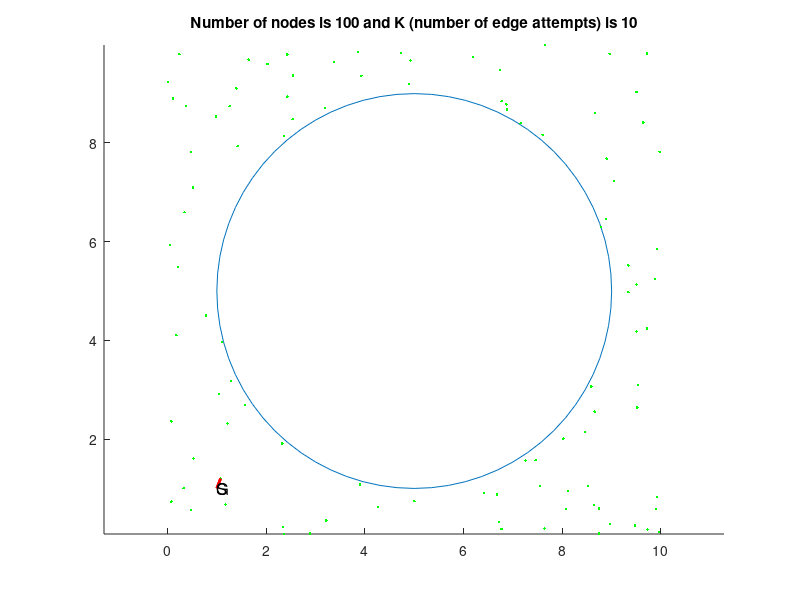

MATLAB code for this plot:
% Automatically generated by solvePlanningProblem using
% #nodes=100
% #edges per node10
% step size for collision check 0.1
% xMin=0
% xMax=10
% yMin=0
% yMax=10
% worldModel="SingleCircleWorld"
% problem spec file "problem1.txt"

clf
hold on
plot(5 + 4*cos((0:5:360)/180*pi),5 + 4*sin((0:5:360)/180*pi))
plot(8.5853,3.06592,'.g')
plot(8.95757,9.80697,'.g')
plot(2.42988,8.93819,'.g')
plot(7.6003,8.16523,'.g')
plot(8.90092,7.68251,'.g')
plot(9.90008,0.577144,'.g')
plot(0.0544968,5.92782,'.g')
plot(8.88418,6.46181,'.g')
plot(2.53516,8.4802,'.g')
plot(8.66714,8.6109,'.g')
plot(3.89903,1.07677,'.g')
plot(0.0767973,0.731627,'.g')
plot(8.78243,6.30151,'.g')
plot(9.50372,9.03491,'.g')
plot(9.71823,4.23845,'.g')
plot(9.97369,7.8207,'.g')
plot(2.54593,9.36317,'.g')
plot(6.724,0.321983,'.g')
plot(1.56736,2.69411,'.g')
plot(9.96431,0.120379,'.g')
plot(3.21475,0.349628,'.g')
plot(6.19026,9.74787,'.g')
plot(2.42755,9.79319,'.g')
plot(1.42071,7.93705,'.g')
plot(8.02118,2.01046,'.g')
plot(9.72512,0.169516,'.g')
plot(9.05261,7.23147,'.g')
plot(9.33986,4.97642,'.g')
plot(2.35379,0.0765002,'.g')
plot(4.73611,9.81795,'.g')
plot(0.215118,5.49263,'.g')
plot(1.64572,9.68806,'.g')
plot(7.2554,1.56468,'.g')
plot(7.55287,1.04834,'.g')
plot(9.51881,2.63784,'.g')
plot(3.92868,9.35901,'.g')
plot(2.88452,0.0889821,'.g')
plot(4.89732,9.18943,'.g')
plot(6.7727,8.84461,'.g')
plot(1.39401,9.10511,'.g')
plot(9.50105,4.1816,'.g')
plot(0.0774889,2.35668,'.g')
plot(8.74282,0.590464,'.g')
plot(5.00272,0.740785,'.g')
plot(0.368224,8.74728,'.g')
plot(4.92174,9.67201,'.g')
plot(8.64644,0.662023,'.g')
plot(0.344892,6.59546,'.g')
plot(9.91943,5.8524,'.g')
plot(1.25952,8.74596,'.g')
plot(8.73982,0.0899555,'.g')
plot(6.76743,0.179753,'.g')
plot(1.10751,3.96601,'.g')
plot(6.74299,9.47663,'.g')
plot(7.15407,8.40171,'.g')
plot(7.4577,1.57208,'.g')
plot(2.02532,9.60004,'.g')
plot(9.88131,5.24224,'.g')
plot(0.47781,0.558373,'.g')
plot(0.779705,4.50634,'.g')
plot(8.07941,0.586249,'.g')
plot(1.0426,2.90737,'.g')
plot(6.88098,8.68153,'.g')
plot(0.527257,1.60358,'.g')
plot(9.9227,0.821842,'.g')
plot(7.64919,9.98518,'.g')
plot(0.984027,8.53349,'.g')
plot(2.32474,1.90852,'.g')
plot(9.63934,8.41675,'.g')
plot(0.242149,9.79897,'.g')
plot(1.21927,2.31655,'.g')
plot(9.52717,3.09722,'.g')
plot(0.327304,1.00281,'.g')
plot(2.35665,8.14043,'.g')
plot(0.472292,7.81605,'.g')
plot(9.3387,5.51905,'.g')
plot(8.65666,2.55813,'.g')
plot(6.41524,0.903058,'.g')
plot(6.67346,0.874395,'.g')
plot(9.46928,0.252597,'.g')
plot(1.17277,0.673178,'.g')
plot(3.19443,8.71069,'.g')
plot(0.516279,7.09787,'.g')
plot(3.86029,9.84318,'.g')
plot(4.27207,0.621371,'.g')
plot(3.38012,9.63994,'.g')
plot(8.46267,2.14701,'.g')
plot(2.34249,0.21473,'.g')
plot(8.96771,0.277739,'.g')
plot(1.28477,3.18249,'.g')
plot(8.12108,0.952303,'.g')
plot(8.51913,1.05272,'.g')
plot(7.63671,0.186834,'.g')
plot(0.112388,8.90353,'.g')
plot(0.181716,4.10646,'.g')
plot(9.50408,5.13298,'.g')
plot(0.0166143,9.23734,'.g')
plot(9.71439,9.81522,'.g')
plot(6.86611,8.78212,'.g')
plot(1.07522,1.19955,'.g')
if 0
  plot([2.42988,8.95757] ,[8.93819, 9.80697], 'k')
  plot([7.6003,8.95757] ,[8.16523, 9.80697], 'k')
  plot([8.90092,7.6003] ,[7.68251, 8.16523], 'k')
  plot([8.90092,8.95757] ,[7.68251, 9.80697], 'k')
  plot([9.90008,8.90092] ,[0.577144, 7.68251], 'k')
  plot([9.90008,8.95757] ,[0.577144, 9.80697], 'k')
  plot([0.0544968,2.42988] ,[5.92782, 8.93819], 'k')
  plot([8.88418,8.90092] ,[6.46181, 7.68251], 'k')
  plot([8.88418,8.95757] ,[6.46181, 9.80697], 'k')
  plot([8.88418,9.90008] ,[6.46181, 0.577144], 'k')
  plot([2.53516,2.42988] ,[8.4802, 8.93819], 'k')
  plot([2.53516,0.0544968] ,[8.4802, 5.92782], 'k')
  plot([8.66714,8.90092] ,[8.6109, 7.68251], 'k')
  plot([8.66714,7.6003] ,[8.6109, 8.16523], 'k')
  plot([8.66714,8.95757] ,[8.6109, 9.80697], 'k')
  plot([8.66714,8.88418] ,[8.6109, 6.46181], 'k')
  plot([8.66714,9.90008] ,[8.6109, 0.577144], 'k')
  plot([3.89903,9.90008] ,[1.07677, 0.577144], 'k')
  plot([0.0767973,3.89903] ,[0.731627, 1.07677], 'k')
  plot([0.0767973,0.0544968] ,[0.731627, 5.92782], 'k')
  plot([0.0767973,9.90008] ,[0.731627, 0.577144], 'k')
  plot([8.78243,8.88418] ,[6.30151, 6.46181], 'k')
  plot([8.78243,8.90092] ,[6.30151, 7.68251], 'k')
  plot([8.78243,8.66714] ,[6.30151, 8.6109], 'k')
  plot([8.78243,8.95757] ,[6.30151, 9.80697], 'k')
  plot([9.50372,8.66714] ,[9.03491, 8.6109], 'k')
  plot([9.50372,8.95757] ,[9.03491, 9.80697], 'k')
  plot([9.50372,8.90092] ,[9.03491, 7.68251], 'k')
  plot([9.50372,7.6003] ,[9.03491, 8.16523], 'k')
  plot([9.50372,8.88418] ,[9.03491, 6.46181], 'k')
  plot([9.50372,9.90008] ,[9.03491, 0.577144], 'k')
  plot([9.71823,8.5853] ,[4.23845, 3.06592], 'k')
  plot([9.71823,8.88418] ,[4.23845, 6.46181], 'k')
  plot([9.71823,8.90092] ,[4.23845, 7.68251], 'k')
  plot([9.71823,9.90008] ,[4.23845, 0.577144], 'k')
  plot([9.71823,8.66714] ,[4.23845, 8.6109], 'k')
  plot([9.71823,9.50372] ,[4.23845, 9.03491], 'k')
  plot([9.71823,8.95757] ,[4.23845, 9.80697], 'k')
  plot([9.97369,8.90092] ,[7.8207, 7.68251], 'k')
  plot([9.97369,9.50372] ,[7.8207, 9.03491], 'k')
  plot([9.97369,8.66714] ,[7.8207, 8.6109], 'k')
  plot([9.97369,8.88418] ,[7.8207, 6.46181], 'k')
  plot([9.97369,8.95757] ,[7.8207, 9.80697], 'k')
  plot([9.97369,7.6003] ,[7.8207, 8.16523], 'k')
  plot([9.97369,9.71823] ,[7.8207, 4.23845], 'k')
  plot([9.97369,9.90008] ,[7.8207, 0.577144], 'k')
  plot([2.54593,2.42988] ,[9.36317, 8.93819], 'k')
  plot([2.54593,2.53516] ,[9.36317, 8.4802], 'k')
  plot([2.54593,0.0544968] ,[9.36317, 5.92782], 'k')
  plot([2.54593,8.66714] ,[9.36317, 8.6109], 'k')
  plot([2.54593,8.95757] ,[9.36317, 9.80697], 'k')
  plot([2.54593,9.50372] ,[9.36317, 9.03491], 'k')
  plot([6.724,3.89903] ,[0.321983, 1.07677], 'k')
  plot([6.724,9.90008] ,[0.321983, 0.577144], 'k')
  plot([6.724,8.5853] ,[0.321983, 3.06592], 'k')
  plot([6.724,9.71823] ,[0.321983, 4.23845], 'k')
  plot([6.724,0.0767973] ,[0.321983, 0.731627], 'k')
  plot([1.56736,0.0767973] ,[2.69411, 0.731627], 'k')
  plot([1.56736,0.0544968] ,[2.69411, 5.92782], 'k')
  plot([9.96431,9.90008] ,[0.120379, 0.577144], 'k')
  plot([9.96431,6.724] ,[0.120379, 0.321983], 'k')
  plot([9.96431,9.71823] ,[0.120379, 4.23845], 'k')
  plot([9.96431,3.89903] ,[0.120379, 1.07677], 'k')
  plot([9.96431,8.88418] ,[0.120379, 6.46181], 'k')
  plot([9.96431,8.90092] ,[0.120379, 7.68251], 'k')
  plot([9.96431,9.97369] ,[0.120379, 7.8207], 'k')
  plot([3.21475,1.56736] ,[0.349628, 2.69411], 'k')
  plot([3.21475,0.0767973] ,[0.349628, 0.731627], 'k')
  plot([3.21475,6.724] ,[0.349628, 0.321983], 'k')
  plot([3.21475,9.90008] ,[0.349628, 0.577144], 'k')
  plot([3.21475,9.96431] ,[0.349628, 0.120379], 'k')
  plot([6.19026,7.6003] ,[9.74787, 8.16523], 'k')
  plot([6.19026,8.66714] ,[9.74787, 8.6109], 'k')
  plot([6.19026,8.95757] ,[9.74787, 9.80697], 'k')
  plot([6.19026,9.50372] ,[9.74787, 9.03491], 'k')
  plot([6.19026,8.90092] ,[9.74787, 7.68251], 'k')
  plot([6.19026,2.54593] ,[9.74787, 9.36317], 'k')
  plot([6.19026,2.42988] ,[9.74787, 8.93819], 'k')
  plot([6.19026,2.53516] ,[9.74787, 8.4802], 'k')
  plot([6.19026,9.97369] ,[9.74787, 7.8207], 'k')
  plot([2.42755,2.54593] ,[9.79319, 9.36317], 'k')
  plot([2.42755,2.42988] ,[9.79319, 8.93819], 'k')
  plot([2.42755,2.53516] ,[9.79319, 8.4802], 'k')
  plot([2.42755,6.19026] ,[9.79319, 9.74787], 'k')
  plot([2.42755,0.0544968] ,[9.79319, 5.92782], 'k')
  plot([2.42755,8.66714] ,[9.79319, 8.6109], 'k')
  plot([2.42755,8.95757] ,[9.79319, 9.80697], 'k')
  plot([2.42755,9.50372] ,[9.79319, 9.03491], 'k')
  plot([1.42071,2.53516] ,[7.93705, 8.4802], 'k')
  plot([1.42071,2.42988] ,[7.93705, 8.93819], 'k')
  plot([1.42071,2.54593] ,[7.93705, 9.36317], 'k')
  plot([1.42071,2.42755] ,[7.93705, 9.79319], 'k')
  plot([1.42071,0.0544968] ,[7.93705, 5.92782], 'k')
  plot([1.42071,6.19026] ,[7.93705, 9.74787], 'k')
  plot([8.02118,8.5853] ,[2.01046, 3.06592], 'k')
  plot([8.02118,6.724] ,[2.01046, 0.321983], 'k')
  plot([8.02118,9.90008] ,[2.01046, 0.577144], 'k')
  plot([8.02118,9.96431] ,[2.01046, 0.120379], 'k')
  plot([8.02118,9.71823] ,[2.01046, 4.23845], 'k')
  plot([9.72512,9.96431] ,[0.169516, 0.120379], 'k')
  plot([9.72512,9.90008] ,[0.169516, 0.577144], 'k')
  plot([9.72512,8.02118] ,[0.169516, 2.01046], 'k')
  plot([9.72512,6.724] ,[0.169516, 0.321983], 'k')
  plot([9.72512,9.71823] ,[0.169516, 4.23845], 'k')
  plot([9.72512,3.89903] ,[0.169516, 1.07677], 'k')
  plot([9.72512,8.88418] ,[0.169516, 6.46181], 'k')
  plot([9.72512,3.21475] ,[0.169516, 0.349628], 'k')
  plot([9.05261,8.90092] ,[7.23147, 7.68251], 'k')
  plot([9.05261,8.88418] ,[7.23147, 6.46181], 'k')
  plot([9.05261,9.97369] ,[7.23147, 7.8207], 'k')
  plot([9.05261,8.66714] ,[7.23147, 8.6109], 'k')
  plot([9.05261,7.6003] ,[7.23147, 8.16523], 'k')
  plot([9.05261,9.50372] ,[7.23147, 9.03491], 'k')
  plot([9.05261,8.95757] ,[7.23147, 9.80697], 'k')
  plot([9.05261,9.71823] ,[7.23147, 4.23845], 'k')
  plot([9.05261,6.19026] ,[7.23147, 9.74787], 'k')
  plot([9.33986,9.71823] ,[4.97642, 4.23845], 'k')
  plot([9.33986,8.88418] ,[4.97642, 6.46181], 'k')
  plot([9.33986,8.5853] ,[4.97642, 3.06592], 'k')
  plot([9.33986,9.05261] ,[4.97642, 7.23147], 'k')
  plot([9.33986,8.90092] ,[4.97642, 7.68251], 'k')
  plot([9.33986,9.97369] ,[4.97642, 7.8207], 'k')
  plot([9.33986,8.66714] ,[4.97642, 8.6109], 'k')
  plot([2.35379,3.21475] ,[0.0765002, 0.349628], 'k')
  plot([2.35379,3.89903] ,[0.0765002, 1.07677], 'k')
  plot([2.35379,0.0767973] ,[0.0765002, 0.731627], 'k')
  plot([2.35379,1.56736] ,[0.0765002, 2.69411], 'k')
  plot([2.35379,6.724] ,[0.0765002, 0.321983], 'k')
  plot([2.35379,0.0544968] ,[0.0765002, 5.92782], 'k')
  plot([2.35379,9.72512] ,[0.0765002, 0.169516], 'k')
  plot([2.35379,9.90008] ,[0.0765002, 0.577144], 'k')
  plot([4.73611,6.19026] ,[9.81795, 9.74787], 'k')
  plot([4.73611,2.54593] ,[9.81795, 9.36317], 'k')
  plot([4.73611,2.42755] ,[9.81795, 9.79319], 'k')
  plot([4.73611,2.42988] ,[9.81795, 8.93819], 'k')
  plot([4.73611,2.53516] ,[9.81795, 8.4802], 'k')
  plot([4.73611,7.6003] ,[9.81795, 8.16523], 'k')
  plot([4.73611,1.42071] ,[9.81795, 7.93705], 'k')
  plot([4.73611,8.66714] ,[9.81795, 8.6109], 'k')
  plot([4.73611,8.95757] ,[9.81795, 9.80697], 'k')
  plot([4.73611,8.90092] ,[9.81795, 7.68251], 'k')
  plot([0.215118,0.0544968] ,[5.49263, 5.92782], 'k')
  plot([0.215118,1.42071] ,[5.49263, 7.93705], 'k')
  plot([0.215118,1.56736] ,[5.49263, 2.69411], 'k')
  plot([0.215118,2.53516] ,[5.49263, 8.4802], 'k')
  plot([0.215118,2.42988] ,[5.49263, 8.93819], 'k')
  plot([0.215118,2.54593] ,[5.49263, 9.36317], 'k')
  plot([0.215118,0.0767973] ,[5.49263, 0.731627], 'k')
  plot([0.215118,2.42755] ,[5.49263, 9.79319], 'k')
  plot([0.215118,2.35379] ,[5.49263, 0.0765002], 'k')
  plot([1.64572,2.42755] ,[9.68806, 9.79319], 'k')
  plot([1.64572,2.54593] ,[9.68806, 9.36317], 'k')
  plot([1.64572,2.42988] ,[9.68806, 8.93819], 'k')
  plot([1.64572,2.53516] ,[9.68806, 8.4802], 'k')
  plot([1.64572,1.42071] ,[9.68806, 7.93705], 'k')
  plot([1.64572,4.73611] ,[9.68806, 9.81795], 'k')
  plot([1.64572,0.0544968] ,[9.68806, 5.92782], 'k')
  plot([1.64572,0.215118] ,[9.68806, 5.49263], 'k')
  plot([1.64572,6.19026] ,[9.68806, 9.74787], 'k')
  plot([7.2554,8.02118] ,[1.56468, 2.01046], 'k')
  plot([7.2554,6.724] ,[1.56468, 0.321983], 'k')
  plot([7.2554,9.90008] ,[1.56468, 0.577144], 'k')
  plot([7.2554,9.72512] ,[1.56468, 0.169516], 'k')
  plot([7.2554,9.96431] ,[1.56468, 0.120379], 'k')
  plot([7.55287,7.2554] ,[1.04834, 1.56468], 'k')
  plot([7.55287,8.02118] ,[1.04834, 2.01046], 'k')
  plot([7.55287,6.724] ,[1.04834, 0.321983], 'k')
  plot([7.55287,8.5853] ,[1.04834, 3.06592], 'k')
  plot([7.55287,9.72512] ,[1.04834, 0.169516], 'k')
  plot([7.55287,9.90008] ,[1.04834, 0.577144], 'k')
  plot([7.55287,9.96431] ,[1.04834, 0.120379], 'k')
  plot([7.55287,9.71823] ,[1.04834, 4.23845], 'k')
  plot([9.51881,9.71823] ,[2.63784, 4.23845], 'k')
  plot([9.51881,8.02118] ,[2.63784, 2.01046], 'k')
  plot([9.51881,9.90008] ,[2.63784, 0.577144], 'k')
  plot([9.51881,9.33986] ,[2.63784, 4.97642], 'k')
  plot([9.51881,9.72512] ,[2.63784, 0.169516], 'k')
  plot([9.51881,7.2554] ,[2.63784, 1.56468], 'k')
  plot([9.51881,7.55287] ,[2.63784, 1.04834], 'k')
  plot([9.51881,9.96431] ,[2.63784, 0.120379], 'k')
  plot([9.51881,6.724] ,[2.63784, 0.321983], 'k')
  plot([3.92868,4.73611] ,[9.35901, 9.81795], 'k')
  plot([3.92868,2.54593] ,[9.35901, 9.36317], 'k')
  plot([3.92868,2.42988] ,[9.35901, 8.93819], 'k')
  plot([3.92868,2.42755] ,[9.35901, 9.79319], 'k')
  plot([3.92868,2.53516] ,[9.35901, 8.4802], 'k')
  plot([3.92868,6.19026] ,[9.35901, 9.74787], 'k')
  plot([3.92868,1.64572] ,[9.35901, 9.68806], 'k')
  plot([3.92868,1.42071] ,[9.35901, 7.93705], 'k')
  plot([3.92868,8.66714] ,[9.35901, 8.6109], 'k')
  plot([2.88452,3.21475] ,[0.0889821, 0.349628], 'k')
  plot([2.88452,2.35379] ,[0.0889821, 0.0765002], 'k')
  plot([2.88452,0.0767973] ,[0.0889821, 0.731627], 'k')
  plot([2.88452,1.56736] ,[0.0889821, 2.69411], 'k')
  plot([2.88452,6.724] ,[0.0889821, 0.321983], 'k')
  plot([2.88452,7.55287] ,[0.0889821, 1.04834], 'k')
  plot([2.88452,0.215118] ,[0.0889821, 5.49263], 'k')
  plot([4.89732,4.73611] ,[9.18943, 9.81795], 'k')
  plot([4.89732,3.92868] ,[9.18943, 9.35901], 'k')
  plot([4.89732,6.19026] ,[9.18943, 9.74787], 'k')
  plot([4.89732,2.54593] ,[9.18943, 9.36317], 'k')
  plot([4.89732,2.53516] ,[9.18943, 8.4802], 'k')
  plot([4.89732,2.42988] ,[9.18943, 8.93819], 'k')
  plot([4.89732,2.42755] ,[9.18943, 9.79319], 'k')
  plot([4.89732,1.64572] ,[9.18943, 9.68806], 'k')
  plot([6.7727,7.6003] ,[8.84461, 8.16523], 'k')
  plot([6.7727,6.19026] ,[8.84461, 9.74787], 'k')
  plot([6.7727,4.89732] ,[8.84461, 9.18943], 'k')
  plot([6.7727,8.66714] ,[8.84461, 8.6109], 'k')
  plot([6.7727,4.73611] ,[8.84461, 9.81795], 'k')
  plot([6.7727,8.95757] ,[8.84461, 9.80697], 'k')
  plot([6.7727,8.90092] ,[8.84461, 7.68251], 'k')
  plot([6.7727,9.50372] ,[8.84461, 9.03491], 'k')
  plot([6.7727,9.05261] ,[8.84461, 7.23147], 'k')
  plot([6.7727,3.92868] ,[8.84461, 9.35901], 'k')
  plot([1.39401,1.64572] ,[9.10511, 9.68806], 'k')
  plot([1.39401,2.42988] ,[9.10511, 8.93819], 'k')
  plot([1.39401,1.42071] ,[9.10511, 7.93705], 'k')
  plot([1.39401,2.54593] ,[9.10511, 9.36317], 'k')
  plot([1.39401,2.42755] ,[9.10511, 9.79319], 'k')
  plot([1.39401,2.53516] ,[9.10511, 8.4802], 'k')
  plot([1.39401,3.92868] ,[9.10511, 9.35901], 'k')
  plot([1.39401,4.73611] ,[9.10511, 9.81795], 'k')
  plot([1.39401,0.0544968] ,[9.10511, 5.92782], 'k')
  plot([1.39401,4.89732] ,[9.10511, 9.18943], 'k')
  plot([9.50105,9.71823] ,[4.1816, 4.23845], 'k')
  plot([9.50105,9.33986] ,[4.1816, 4.97642], 'k')
  plot([9.50105,8.5853] ,[4.1816, 3.06592], 'k')
  plot([9.50105,9.51881] ,[4.1816, 2.63784], 'k')
  plot([9.50105,8.78243] ,[4.1816, 6.30151], 'k')
  plot([9.50105,8.88418] ,[4.1816, 6.46181], 'k')
  plot([9.50105,8.02118] ,[4.1816, 2.01046], 'k')
  plot([9.50105,9.05261] ,[4.1816, 7.23147], 'k')
  plot([9.50105,8.90092] ,[4.1816, 7.68251], 'k')
  plot([0.0774889,1.56736] ,[2.35668, 2.69411], 'k')
  plot([0.0774889,0.0767973] ,[2.35668, 0.731627], 'k')
  plot([0.0774889,0.215118] ,[2.35668, 5.49263], 'k')
  plot([0.0774889,2.35379] ,[2.35668, 0.0765002], 'k')
  plot([0.0774889,0.0544968] ,[2.35668, 5.92782], 'k')
  plot([0.0774889,2.88452] ,[2.35668, 0.0889821], 'k')
  plot([0.0774889,3.21475] ,[2.35668, 0.349628], 'k')
  plot([0.0774889,3.89903] ,[2.35668, 1.07677], 'k')
  plot([0.0774889,1.42071] ,[2.35668, 7.93705], 'k')
  plot([8.74282,9.72512] ,[0.590464, 0.169516], 'k')
  plot([8.74282,9.90008] ,[0.590464, 0.577144], 'k')
  plot([8.74282,7.55287] ,[0.590464, 1.04834], 'k')
  plot([8.74282,9.96431] ,[0.590464, 0.120379], 'k')
  plot([8.74282,8.02118] ,[0.590464, 2.01046], 'k')
  plot([8.74282,7.2554] ,[0.590464, 1.56468], 'k')
  plot([8.74282,6.724] ,[0.590464, 0.321983], 'k')
  plot([8.74282,9.51881] ,[0.590464, 2.63784], 'k')
  plot([8.74282,8.5853] ,[0.590464, 3.06592], 'k')
  plot([8.74282,9.50105] ,[0.590464, 4.1816], 'k')
  plot([5.00272,3.89903] ,[0.740785, 1.07677], 'k')
  plot([5.00272,6.724] ,[0.740785, 0.321983], 'k')
  plot([5.00272,3.21475] ,[0.740785, 0.349628], 'k')
  plot([5.00272,2.88452] ,[0.740785, 0.0889821], 'k')
  plot([5.00272,7.2554] ,[0.740785, 1.56468], 'k')
  plot([5.00272,7.55287] ,[0.740785, 1.04834], 'k')
  plot([5.00272,2.35379] ,[0.740785, 0.0765002], 'k')
  plot([5.00272,8.74282] ,[0.740785, 0.590464], 'k')
  plot([0.368224,1.39401] ,[8.74728, 9.10511], 'k')
  plot([0.368224,1.42071] ,[8.74728, 7.93705], 'k')
  plot([0.368224,1.64572] ,[8.74728, 9.68806], 'k')
  plot([0.368224,2.42988] ,[8.74728, 8.93819], 'k')
  plot([0.368224,2.53516] ,[8.74728, 8.4802], 'k')
  plot([0.368224,2.54593] ,[8.74728, 9.36317], 'k')
  plot([0.368224,2.42755] ,[8.74728, 9.79319], 'k')
  plot([0.368224,0.0544968] ,[8.74728, 5.92782], 'k')
  plot([0.368224,0.215118] ,[8.74728, 5.49263], 'k')
  plot([0.368224,3.92868] ,[8.74728, 9.35901], 'k')
  plot([4.92174,4.73611] ,[9.67201, 9.81795], 'k')
  plot([4.92174,4.89732] ,[9.67201, 9.18943], 'k')
  plot([4.92174,3.92868] ,[9.67201, 9.35901], 'k')
  plot([4.92174,6.19026] ,[9.67201, 9.74787], 'k')
  plot([4.92174,6.7727] ,[9.67201, 8.84461], 'k')
  plot([4.92174,2.54593] ,[9.67201, 9.36317], 'k')
  plot([4.92174,2.42755] ,[9.67201, 9.79319], 'k')
  plot([4.92174,2.42988] ,[9.67201, 8.93819], 'k')
  plot([4.92174,2.53516] ,[9.67201, 8.4802], 'k')
  plot([4.92174,7.6003] ,[9.67201, 8.16523], 'k')
  plot([8.64644,8.74282] ,[0.662023, 0.590464], 'k')
  plot([8.64644,7.55287] ,[0.662023, 1.04834], 'k')
  plot([8.64644,9.72512] ,[0.662023, 0.169516], 'k')
  plot([8.64644,9.90008] ,[0.662023, 0.577144], 'k')
  plot([8.64644,9.96431] ,[0.662023, 0.120379], 'k')
  plot([8.64644,8.02118] ,[0.662023, 2.01046], 'k')
  plot([8.64644,7.2554] ,[0.662023, 1.56468], 'k')
  plot([8.64644,6.724] ,[0.662023, 0.321983], 'k')
  plot([8.64644,9.51881] ,[0.662023, 2.63784], 'k')
  plot([8.64644,8.5853] ,[0.662023, 3.06592], 'k')
  plot([0.344892,0.0544968] ,[6.59546, 5.92782], 'k')
  plot([0.344892,0.215118] ,[6.59546, 5.49263], 'k')
  plot([0.344892,1.42071] ,[6.59546, 7.93705], 'k')
  plot([0.344892,0.368224] ,[6.59546, 8.74728], 'k')
  plot([0.344892,1.39401] ,[6.59546, 9.10511], 'k')
  plot([0.344892,2.53516] ,[6.59546, 8.4802], 'k')
  plot([0.344892,2.42988] ,[6.59546, 8.93819], 'k')
  plot([0.344892,1.64572] ,[6.59546, 9.68806], 'k')
  plot([0.344892,2.54593] ,[6.59546, 9.36317], 'k')
  plot([0.344892,2.42755] ,[6.59546, 9.79319], 'k')
  plot([9.91943,9.33986] ,[5.8524, 4.97642], 'k')
  plot([9.91943,8.88418] ,[5.8524, 6.46181], 'k')
  plot([9.91943,9.71823] ,[5.8524, 4.23845], 'k')
  plot([9.91943,9.05261] ,[5.8524, 7.23147], 'k')
  plot([9.91943,9.50105] ,[5.8524, 4.1816], 'k')
  plot([9.91943,9.97369] ,[5.8524, 7.8207], 'k')
  plot([9.91943,8.90092] ,[5.8524, 7.68251], 'k')
  plot([9.91943,8.66714] ,[5.8524, 8.6109], 'k')
  plot([9.91943,8.5853] ,[5.8524, 3.06592], 'k')
  plot([1.25952,1.39401] ,[8.74596, 9.10511], 'k')
  plot([1.25952,1.42071] ,[8.74596, 7.93705], 'k')
  plot([1.25952,0.368224] ,[8.74596, 8.74728], 'k')
  plot([1.25952,1.64572] ,[8.74596, 9.68806], 'k')
  plot([1.25952,2.42988] ,[8.74596, 8.93819], 'k')
  plot([1.25952,2.53516] ,[8.74596, 8.4802], 'k')
  plot([1.25952,2.54593] ,[8.74596, 9.36317], 'k')
  plot([1.25952,2.42755] ,[8.74596, 9.79319], 'k')
  plot([1.25952,0.344892] ,[8.74596, 6.59546], 'k')
  plot([1.25952,3.92868] ,[8.74596, 9.35901], 'k')
  plot([8.73982,8.74282] ,[0.0899555, 0.590464], 'k')
  plot([8.73982,8.64644] ,[0.0899555, 0.662023], 'k')
  plot([8.73982,9.72512] ,[0.0899555, 0.169516], 'k')
  plot([8.73982,9.96431] ,[0.0899555, 0.120379], 'k')
  plot([8.73982,9.90008] ,[0.0899555, 0.577144], 'k')
  plot([8.73982,7.55287] ,[0.0899555, 1.04834], 'k')
  plot([8.73982,6.724] ,[0.0899555, 0.321983], 'k')
  plot([8.73982,8.02118] ,[0.0899555, 2.01046], 'k')
  plot([8.73982,7.2554] ,[0.0899555, 1.56468], 'k')
  plot([8.73982,9.51881] ,[0.0899555, 2.63784], 'k')
  plot([6.76743,6.724] ,[0.179753, 0.321983], 'k')
  plot([6.76743,7.55287] ,[0.179753, 1.04834], 'k')
  plot([6.76743,7.2554] ,[0.179753, 1.56468], 'k')
  plot([6.76743,5.00272] ,[0.179753, 0.740785], 'k')
  plot([6.76743,8.64644] ,[0.179753, 0.662023], 'k')
  plot([6.76743,8.73982] ,[0.179753, 0.0899555], 'k')
  plot([6.76743,8.74282] ,[0.179753, 0.590464], 'k')
  plot([6.76743,8.02118] ,[0.179753, 2.01046], 'k')
  plot([6.76743,9.72512] ,[0.179753, 0.169516], 'k')
  plot([6.76743,3.89903] ,[0.179753, 1.07677], 'k')
  plot([1.10751,1.56736] ,[3.96601, 2.69411], 'k')
  plot([1.10751,0.215118] ,[3.96601, 5.49263], 'k')
  plot([1.10751,0.0774889] ,[3.96601, 2.35668], 'k')
  plot([1.10751,0.0544968] ,[3.96601, 5.92782], 'k')
  plot([1.10751,0.344892] ,[3.96601, 6.59546], 'k')
  plot([1.10751,0.0767973] ,[3.96601, 0.731627], 'k')
  plot([1.10751,2.35379] ,[3.96601, 0.0765002], 'k')
  plot([6.74299,6.19026] ,[9.47663, 9.74787], 'k')
  plot([6.74299,6.7727] ,[9.47663, 8.84461], 'k')
  plot([6.74299,7.6003] ,[9.47663, 8.16523], 'k')
  plot([6.74299,4.92174] ,[9.47663, 9.67201], 'k')
  plot([6.74299,4.89732] ,[9.47663, 9.18943], 'k')
  plot([6.74299,4.73611] ,[9.47663, 9.81795], 'k')
  plot([6.74299,8.66714] ,[9.47663, 8.6109], 'k')
  plot([6.74299,8.95757] ,[9.47663, 9.80697], 'k')
  plot([6.74299,9.50372] ,[9.47663, 9.03491], 'k')
  plot([6.74299,8.90092] ,[9.47663, 7.68251], 'k')
  plot([7.15407,7.6003] ,[8.40171, 8.16523], 'k')
  plot([7.15407,6.7727] ,[8.40171, 8.84461], 'k')
  plot([7.15407,6.74299] ,[8.40171, 9.47663], 'k')
  plot([7.15407,8.66714] ,[8.40171, 8.6109], 'k')
  plot([7.15407,6.19026] ,[8.40171, 9.74787], 'k')
  plot([7.15407,8.90092] ,[8.40171, 7.68251], 'k')
  plot([7.15407,9.05261] ,[8.40171, 7.23147], 'k')
  plot([7.15407,8.95757] ,[8.40171, 9.80697], 'k')
  plot([7.15407,9.50372] ,[8.40171, 9.03491], 'k')
  plot([7.4577,7.2554] ,[1.57208, 1.56468], 'k')
  plot([7.4577,7.55287] ,[1.57208, 1.04834], 'k')
  plot([7.4577,8.02118] ,[1.57208, 2.01046], 'k')
  plot([7.4577,6.724] ,[1.57208, 0.321983], 'k')
  plot([7.4577,8.64644] ,[1.57208, 0.662023], 'k')
  plot([7.4577,6.76743] ,[1.57208, 0.179753], 'k')
  plot([7.4577,8.74282] ,[1.57208, 0.590464], 'k')
  plot([7.4577,8.5853] ,[1.57208, 3.06592], 'k')
  plot([7.4577,8.73982] ,[1.57208, 0.0899555], 'k')
  plot([7.4577,9.51881] ,[1.57208, 2.63784], 'k')
  plot([2.02532,1.64572] ,[9.60004, 9.68806], 'k')
  plot([2.02532,2.42755] ,[9.60004, 9.79319], 'k')
  plot([2.02532,2.54593] ,[9.60004, 9.36317], 'k')
  plot([2.02532,2.42988] ,[9.60004, 8.93819], 'k')
  plot([2.02532,1.39401] ,[9.60004, 9.10511], 'k')
  plot([2.02532,1.25952] ,[9.60004, 8.74596], 'k')
  plot([2.02532,2.53516] ,[9.60004, 8.4802], 'k')
  plot([2.02532,1.42071] ,[9.60004, 7.93705], 'k')
  plot([2.02532,0.368224] ,[9.60004, 8.74728], 'k')
  plot([2.02532,3.92868] ,[9.60004, 9.35901], 'k')
  plot([9.88131,9.33986] ,[5.24224, 4.97642], 'k')
  plot([9.88131,9.91943] ,[5.24224, 5.8524], 'k')
  plot([9.88131,9.71823] ,[5.24224, 4.23845], 'k')
  plot([9.88131,9.50105] ,[5.24224, 4.1816], 'k')
  plot([9.88131,8.88418] ,[5.24224, 6.46181], 'k')
  plot([9.88131,9.05261] ,[5.24224, 7.23147], 'k')
  plot([9.88131,8.5853] ,[5.24224, 3.06592], 'k')
  plot([9.88131,9.97369] ,[5.24224, 7.8207], 'k')
  plot([9.88131,9.51881] ,[5.24224, 2.63784], 'k')
  plot([0.47781,0.0767973] ,[0.558373, 0.731627], 'k')
  plot([0.47781,0.0774889] ,[0.558373, 2.35668], 'k')
  plot([0.47781,2.35379] ,[0.558373, 0.0765002], 'k')
  plot([0.47781,1.56736] ,[0.558373, 2.69411], 'k')
  plot([0.47781,2.88452] ,[0.558373, 0.0889821], 'k')
  plot([0.47781,3.21475] ,[0.558373, 0.349628], 'k')
  plot([0.47781,3.89903] ,[0.558373, 1.07677], 'k')
  plot([0.47781,5.00272] ,[0.558373, 0.740785], 'k')
  plot([0.47781,0.215118] ,[0.558373, 5.49263], 'k')
  plot([0.779705,1.10751] ,[4.50634, 3.96601], 'k')
  plot([0.779705,0.215118] ,[4.50634, 5.49263], 'k')
  plot([0.779705,0.0544968] ,[4.50634, 5.92782], 'k')
  plot([0.779705,1.56736] ,[4.50634, 2.69411], 'k')
  plot([0.779705,0.344892] ,[4.50634, 6.59546], 'k')
  plot([0.779705,0.0774889] ,[4.50634, 2.35668], 'k')
  plot([0.779705,1.42071] ,[4.50634, 7.93705], 'k')
  plot([0.779705,0.0767973] ,[4.50634, 0.731627], 'k')
  plot([0.779705,0.47781] ,[4.50634, 0.558373], 'k')
  plot([0.779705,0.368224] ,[4.50634, 8.74728], 'k')
  plot([8.07941,8.64644] ,[0.586249, 0.662023], 'k')
  plot([8.07941,8.74282] ,[0.586249, 0.590464], 'k')
  plot([8.07941,7.55287] ,[0.586249, 1.04834], 'k')
  plot([8.07941,8.73982] ,[0.586249, 0.0899555], 'k')
  plot([8.07941,7.4577] ,[0.586249, 1.57208], 'k')
  plot([8.07941,7.2554] ,[0.586249, 1.56468], 'k')
  plot([8.07941,6.76743] ,[0.586249, 0.179753], 'k')
  plot([8.07941,6.724] ,[0.586249, 0.321983], 'k')
  plot([8.07941,8.02118] ,[0.586249, 2.01046], 'k')
  plot([8.07941,9.72512] ,[0.586249, 0.169516], 'k')
  plot([1.0426,1.56736] ,[2.90737, 2.69411], 'k')
  plot([1.0426,0.0774889] ,[2.90737, 2.35668], 'k')
  plot([1.0426,0.779705] ,[2.90737, 4.50634], 'k')
  plot([1.0426,0.0767973] ,[2.90737, 0.731627], 'k')
  plot([1.0426,0.47781] ,[2.90737, 0.558373], 'k')
  plot([1.0426,0.215118] ,[2.90737, 5.49263], 'k')
  plot([1.0426,2.35379] ,[2.90737, 0.0765002], 'k')
  plot([1.0426,0.0544968] ,[2.90737, 5.92782], 'k')
  plot([1.0426,3.21475] ,[2.90737, 0.349628], 'k')
  plot([6.88098,6.7727] ,[8.68153, 8.84461], 'k')
  plot([6.88098,7.15407] ,[8.68153, 8.40171], 'k')
  plot([6.88098,6.74299] ,[8.68153, 9.47663], 'k')
  plot([6.88098,7.6003] ,[8.68153, 8.16523], 'k')
  plot([6.88098,6.19026] ,[8.68153, 9.74787], 'k')
  plot([6.88098,8.66714] ,[8.68153, 8.6109], 'k')
  plot([6.88098,4.89732] ,[8.68153, 9.18943], 'k')
  plot([6.88098,4.92174] ,[8.68153, 9.67201], 'k')
  plot([6.88098,8.90092] ,[8.68153, 7.68251], 'k')
  plot([6.88098,8.95757] ,[8.68153, 9.80697], 'k')
  plot([0.527257,0.0774889] ,[1.60358, 2.35668], 'k')
  plot([0.527257,0.0767973] ,[1.60358, 0.731627], 'k')
  plot([0.527257,0.47781] ,[1.60358, 0.558373], 'k')
  plot([0.527257,1.0426] ,[1.60358, 2.90737], 'k')
  plot([0.527257,1.56736] ,[1.60358, 2.69411], 'k')
  plot([0.527257,2.35379] ,[1.60358, 0.0765002], 'k')
  plot([0.527257,2.88452] ,[1.60358, 0.0889821], 'k')
  plot([0.527257,0.779705] ,[1.60358, 4.50634], 'k')
  plot([0.527257,3.21475] ,[1.60358, 0.349628], 'k')
  plot([9.9227,9.90008] ,[0.821842, 0.577144], 'k')
  plot([9.9227,9.72512] ,[0.821842, 0.169516], 'k')
  plot([9.9227,9.96431] ,[0.821842, 0.120379], 'k')
  plot([9.9227,8.74282] ,[0.821842, 0.590464], 'k')
  plot([9.9227,8.64644] ,[0.821842, 0.662023], 'k')
  plot([9.9227,8.73982] ,[0.821842, 0.0899555], 'k')
  plot([9.9227,8.07941] ,[0.821842, 0.586249], 'k')
  plot([9.9227,9.51881] ,[0.821842, 2.63784], 'k')
  plot([9.9227,8.02118] ,[0.821842, 2.01046], 'k')
  plot([9.9227,7.55287] ,[0.821842, 1.04834], 'k')
  plot([7.64919,6.74299] ,[9.98518, 9.47663], 'k')
  plot([7.64919,8.95757] ,[9.98518, 9.80697], 'k')
  plot([7.64919,6.7727] ,[9.98518, 8.84461], 'k')
  plot([7.64919,6.19026] ,[9.98518, 9.74787], 'k')
  plot([7.64919,6.88098] ,[9.98518, 8.68153], 'k')
  plot([7.64919,8.66714] ,[9.98518, 8.6109], 'k')
  plot([7.64919,7.6003] ,[9.98518, 8.16523], 'k')
  plot([7.64919,9.50372] ,[9.98518, 9.03491], 'k')
  plot([7.64919,8.90092] ,[9.98518, 7.68251], 'k')
  plot([0.984027,1.25952] ,[8.53349, 8.74596], 'k')
  plot([0.984027,0.368224] ,[8.53349, 8.74728], 'k')
  plot([0.984027,1.39401] ,[8.53349, 9.10511], 'k')
  plot([0.984027,1.42071] ,[8.53349, 7.93705], 'k')
  plot([0.984027,1.64572] ,[8.53349, 9.68806], 'k')
  plot([0.984027,2.02532] ,[8.53349, 9.60004], 'k')
  plot([0.984027,2.42988] ,[8.53349, 8.93819], 'k')
  plot([0.984027,2.53516] ,[8.53349, 8.4802], 'k')
  plot([0.984027,2.54593] ,[8.53349, 9.36317], 'k')
  plot([0.984027,2.42755] ,[8.53349, 9.79319], 'k')
  plot([2.32474,1.56736] ,[1.90852, 2.69411], 'k')
  plot([2.32474,1.0426] ,[1.90852, 2.90737], 'k')
  plot([2.32474,3.21475] ,[1.90852, 0.349628], 'k')
  plot([2.32474,0.527257] ,[1.90852, 1.60358], 'k')
  plot([2.32474,2.35379] ,[1.90852, 0.0765002], 'k')
  plot([2.32474,2.88452] ,[1.90852, 0.0889821], 'k')
  plot([2.32474,0.47781] ,[1.90852, 0.558373], 'k')
  plot([2.32474,0.0774889] ,[1.90852, 2.35668], 'k')
  plot([9.63934,9.50372] ,[8.41675, 9.03491], 'k')
  plot([9.63934,9.97369] ,[8.41675, 7.8207], 'k')
  plot([9.63934,8.66714] ,[8.41675, 8.6109], 'k')
  plot([9.63934,8.90092] ,[8.41675, 7.68251], 'k')
  plot([9.63934,9.05261] ,[8.41675, 7.23147], 'k')
  plot([9.63934,8.95757] ,[8.41675, 9.80697], 'k')
  plot([9.63934,7.6003] ,[8.41675, 8.16523], 'k')
  plot([9.63934,8.88418] ,[8.41675, 6.46181], 'k')
  plot([0.242149,0.368224] ,[9.79897, 8.74728], 'k')
  plot([0.242149,1.39401] ,[9.79897, 9.10511], 'k')
  plot([0.242149,1.64572] ,[9.79897, 9.68806], 'k')
  plot([0.242149,1.25952] ,[9.79897, 8.74596], 'k')
  plot([0.242149,0.984027] ,[9.79897, 8.53349], 'k')
  plot([0.242149,2.02532] ,[9.79897, 9.60004], 'k')
  plot([0.242149,2.42755] ,[9.79897, 9.79319], 'k')
  plot([0.242149,1.42071] ,[9.79897, 7.93705], 'k')
  plot([0.242149,2.54593] ,[9.79897, 9.36317], 'k')
  plot([0.242149,2.42988] ,[9.79897, 8.93819], 'k')
  plot([1.21927,1.56736] ,[2.31655, 2.69411], 'k')
  plot([1.21927,1.0426] ,[2.31655, 2.90737], 'k')
  plot([1.21927,0.527257] ,[2.31655, 1.60358], 'k')
  plot([1.21927,0.0774889] ,[2.31655, 2.35668], 'k')
  plot([1.21927,2.32474] ,[2.31655, 1.90852], 'k')
  plot([1.21927,1.10751] ,[2.31655, 3.96601], 'k')
  plot([1.21927,0.47781] ,[2.31655, 0.558373], 'k')
  plot([1.21927,0.0767973] ,[2.31655, 0.731627], 'k')
  plot([1.21927,0.779705] ,[2.31655, 4.50634], 'k')
  plot([1.21927,2.35379] ,[2.31655, 0.0765002], 'k')
  plot([9.52717,9.51881] ,[3.09722, 2.63784], 'k')
  plot([9.52717,9.50105] ,[3.09722, 4.1816], 'k')
  plot([9.52717,9.71823] ,[3.09722, 4.23845], 'k')
  plot([9.52717,8.02118] ,[3.09722, 2.01046], 'k')
  plot([9.52717,9.33986] ,[3.09722, 4.97642], 'k')
  plot([9.52717,9.88131] ,[3.09722, 5.24224], 'k')
  plot([9.52717,9.9227] ,[3.09722, 0.821842], 'k')
  plot([9.52717,9.90008] ,[3.09722, 0.577144], 'k')
  plot([9.52717,7.4577] ,[3.09722, 1.57208], 'k')
  plot([0.327304,0.0767973] ,[1.00281, 0.731627], 'k')
  plot([0.327304,0.47781] ,[1.00281, 0.558373], 'k')
  plot([0.327304,0.527257] ,[1.00281, 1.60358], 'k')
  plot([0.327304,0.0774889] ,[1.00281, 2.35668], 'k')
  plot([0.327304,1.21927] ,[1.00281, 2.31655], 'k')
  plot([0.327304,1.0426] ,[1.00281, 2.90737], 'k')
  plot([0.327304,1.56736] ,[1.00281, 2.69411], 'k')
  plot([0.327304,2.35379] ,[1.00281, 0.0765002], 'k')
  plot([0.327304,2.88452] ,[1.00281, 0.0889821], 'k')
  plot([2.35665,2.53516] ,[8.14043, 8.4802], 'k')
  plot([2.35665,2.42988] ,[8.14043, 8.93819], 'k')
  plot([2.35665,1.42071] ,[8.14043, 7.93705], 'k')
  plot([2.35665,2.54593] ,[8.14043, 9.36317], 'k')
  plot([2.35665,1.25952] ,[8.14043, 8.74596], 'k')
  plot([2.35665,1.39401] ,[8.14043, 9.10511], 'k')
  plot([2.35665,0.984027] ,[8.14043, 8.53349], 'k')
  plot([2.35665,2.02532] ,[8.14043, 9.60004], 'k')
  plot([2.35665,2.42755] ,[8.14043, 9.79319], 'k')
  plot([2.35665,1.64572] ,[8.14043, 9.68806], 'k')
  plot([0.472292,0.984027] ,[7.81605, 8.53349], 'k')
  plot([0.472292,0.368224] ,[7.81605, 8.74728], 'k')
  plot([0.472292,1.42071] ,[7.81605, 7.93705], 'k')
  plot([0.472292,1.25952] ,[7.81605, 8.74596], 'k')
  plot([0.472292,0.344892] ,[7.81605, 6.59546], 'k')
  plot([0.472292,1.39401] ,[7.81605, 9.10511], 'k')
  plot([0.472292,2.35665] ,[7.81605, 8.14043], 'k')
  plot([0.472292,0.0544968] ,[7.81605, 5.92782], 'k')
  plot([0.472292,0.242149] ,[7.81605, 9.79897], 'k')
  plot([0.472292,2.53516] ,[7.81605, 8.4802], 'k')
  plot([9.3387,9.33986] ,[5.51905, 4.97642], 'k')
  plot([9.3387,9.88131] ,[5.51905, 5.24224], 'k')
  plot([9.3387,9.91943] ,[5.51905, 5.8524], 'k')
  plot([9.3387,8.88418] ,[5.51905, 6.46181], 'k')
  plot([9.3387,9.71823] ,[5.51905, 4.23845], 'k')
  plot([9.3387,9.50105] ,[5.51905, 4.1816], 'k')
  plot([9.3387,9.05261] ,[5.51905, 7.23147], 'k')
  plot([9.3387,8.90092] ,[5.51905, 7.68251], 'k')
  plot([9.3387,9.97369] ,[5.51905, 7.8207], 'k')
  plot([8.65666,8.5853] ,[2.55813, 3.06592], 'k')
  plot([8.65666,8.02118] ,[2.55813, 2.01046], 'k')
  plot([8.65666,9.51881] ,[2.55813, 2.63784], 'k')
  plot([8.65666,9.52717] ,[2.55813, 3.09722], 'k')
  plot([8.65666,7.4577] ,[2.55813, 1.57208], 'k')
  plot([8.65666,7.2554] ,[2.55813, 1.56468], 'k')
  plot([8.65666,9.50105] ,[2.55813, 4.1816], 'k')
  plot([8.65666,7.55287] ,[2.55813, 1.04834], 'k')
  plot([8.65666,8.64644] ,[2.55813, 0.662023], 'k')
  plot([8.65666,8.74282] ,[2.55813, 0.590464], 'k')
  plot([6.41524,6.724] ,[0.903058, 0.321983], 'k')
  plot([6.41524,6.76743] ,[0.903058, 0.179753], 'k')
  plot([6.41524,7.2554] ,[0.903058, 1.56468], 'k')
  plot([6.41524,7.55287] ,[0.903058, 1.04834], 'k')
  plot([6.41524,7.4577] ,[0.903058, 1.57208], 'k')
  plot([6.41524,5.00272] ,[0.903058, 0.740785], 'k')
  plot([6.41524,8.07941] ,[0.903058, 0.586249], 'k')
  plot([6.41524,8.02118] ,[0.903058, 2.01046], 'k')
  plot([6.41524,8.64644] ,[0.903058, 0.662023], 'k')
  plot([6.41524,8.74282] ,[0.903058, 0.590464], 'k')
  plot([6.67346,6.41524] ,[0.874395, 0.903058], 'k')
  plot([6.67346,6.724] ,[0.874395, 0.321983], 'k')
  plot([6.67346,6.76743] ,[0.874395, 0.179753], 'k')
  plot([6.67346,7.55287] ,[0.874395, 1.04834], 'k')
  plot([6.67346,7.2554] ,[0.874395, 1.56468], 'k')
  plot([6.67346,7.4577] ,[0.874395, 1.57208], 'k')
  plot([6.67346,8.07941] ,[0.874395, 0.586249], 'k')
  plot([6.67346,5.00272] ,[0.874395, 0.740785], 'k')
  plot([6.67346,8.02118] ,[0.874395, 2.01046], 'k')
  plot([6.67346,8.64644] ,[0.874395, 0.662023], 'k')
  plot([9.46928,9.72512] ,[0.252597, 0.169516], 'k')
  plot([9.46928,9.96431] ,[0.252597, 0.120379], 'k')
  plot([9.46928,9.90008] ,[0.252597, 0.577144], 'k')
  plot([9.46928,9.9227] ,[0.252597, 0.821842], 'k')
  plot([9.46928,8.73982] ,[0.252597, 0.0899555], 'k')
  plot([9.46928,8.74282] ,[0.252597, 0.590464], 'k')
  plot([9.46928,8.64644] ,[0.252597, 0.662023], 'k')
  plot([9.46928,8.07941] ,[0.252597, 0.586249], 'k')
  plot([9.46928,7.55287] ,[0.252597, 1.04834], 'k')
  plot([9.46928,8.02118] ,[0.252597, 2.01046], 'k')
  plot([1.17277,0.47781] ,[0.673178, 0.558373], 'k')
  plot([1.17277,0.327304] ,[0.673178, 1.00281], 'k')
  plot([1.17277,0.0767973] ,[0.673178, 0.731627], 'k')
  plot([1.17277,0.527257] ,[0.673178, 1.60358], 'k')
  plot([1.17277,2.35379] ,[0.673178, 0.0765002], 'k')
  plot([1.17277,1.21927] ,[0.673178, 2.31655], 'k')
  plot([1.17277,2.88452] ,[0.673178, 0.0889821], 'k')
  plot([1.17277,0.0774889] ,[0.673178, 2.35668], 'k')
  plot([1.17277,1.56736] ,[0.673178, 2.69411], 'k')
  plot([3.19443,2.53516] ,[8.71069, 8.4802], 'k')
  plot([3.19443,2.42988] ,[8.71069, 8.93819], 'k')
  plot([3.19443,2.54593] ,[8.71069, 9.36317], 'k')
  plot([3.19443,3.92868] ,[8.71069, 9.35901], 'k')
  plot([3.19443,2.35665] ,[8.71069, 8.14043], 'k')
  plot([3.19443,2.42755] ,[8.71069, 9.79319], 'k')
  plot([3.19443,2.02532] ,[8.71069, 9.60004], 'k')
  plot([3.19443,4.89732] ,[8.71069, 9.18943], 'k')
  plot([3.19443,1.64572] ,[8.71069, 9.68806], 'k')
  plot([3.19443,1.39401] ,[8.71069, 9.10511], 'k')
  plot([0.516279,0.344892] ,[7.09787, 6.59546], 'k')
  plot([0.516279,0.472292] ,[7.09787, 7.81605], 'k')
  plot([0.516279,1.42071] ,[7.09787, 7.93705], 'k')
  plot([0.516279,0.0544968] ,[7.09787, 5.92782], 'k')
  plot([0.516279,0.984027] ,[7.09787, 8.53349], 'k')
  plot([0.516279,0.215118] ,[7.09787, 5.49263], 'k')
  plot([0.516279,0.368224] ,[7.09787, 8.74728], 'k')
  plot([0.516279,1.25952] ,[7.09787, 8.74596], 'k')
  plot([0.516279,2.35665] ,[7.09787, 8.14043], 'k')
  plot([0.516279,1.39401] ,[7.09787, 9.10511], 'k')
  plot([3.86029,3.92868] ,[9.84318, 9.35901], 'k')
  plot([3.86029,4.73611] ,[9.84318, 9.81795], 'k')
  plot([3.86029,4.92174] ,[9.84318, 9.67201], 'k')
  plot([3.86029,4.89732] ,[9.84318, 9.18943], 'k')
  plot([3.86029,3.19443] ,[9.84318, 8.71069], 'k')
  plot([3.86029,2.54593] ,[9.84318, 9.36317], 'k')
  plot([3.86029,2.42755] ,[9.84318, 9.79319], 'k')
  plot([3.86029,2.42988] ,[9.84318, 8.93819], 'k')
  plot([3.86029,2.02532] ,[9.84318, 9.60004], 'k')
  plot([3.86029,2.53516] ,[9.84318, 8.4802], 'k')
  plot([4.27207,3.89903] ,[0.621371, 1.07677], 'k')
  plot([4.27207,5.00272] ,[0.621371, 0.740785], 'k')
  plot([4.27207,3.21475] ,[0.621371, 0.349628], 'k')
  plot([4.27207,2.88452] ,[0.621371, 0.0889821], 'k')
  plot([4.27207,2.35379] ,[0.621371, 0.0765002], 'k')
  plot([4.27207,6.41524] ,[0.621371, 0.903058], 'k')
  plot([4.27207,2.32474] ,[0.621371, 1.90852], 'k')
  plot([4.27207,6.67346] ,[0.621371, 0.874395], 'k')
  plot([4.27207,6.724] ,[0.621371, 0.321983], 'k')
  plot([4.27207,6.76743] ,[0.621371, 0.179753], 'k')
  plot([3.38012,3.86029] ,[9.63994, 9.84318], 'k')
  plot([3.38012,3.92868] ,[9.63994, 9.35901], 'k')
  plot([3.38012,2.54593] ,[9.63994, 9.36317], 'k')
  plot([3.38012,3.19443] ,[9.63994, 8.71069], 'k')
  plot([3.38012,2.42755] ,[9.63994, 9.79319], 'k')
  plot([3.38012,2.42988] ,[9.63994, 8.93819], 'k')
  plot([3.38012,2.02532] ,[9.63994, 9.60004], 'k')
  plot([3.38012,4.73611] ,[9.63994, 9.81795], 'k')
  plot([3.38012,2.53516] ,[9.63994, 8.4802], 'k')
  plot([3.38012,4.92174] ,[9.63994, 9.67201], 'k')
  plot([8.46267,8.65666] ,[2.14701, 2.55813], 'k')
  plot([8.46267,8.02118] ,[2.14701, 2.01046], 'k')
  plot([8.46267,8.5853] ,[2.14701, 3.06592], 'k')
  plot([8.46267,7.4577] ,[2.14701, 1.57208], 'k')
  plot([8.46267,9.51881] ,[2.14701, 2.63784], 'k')
  plot([8.46267,7.2554] ,[2.14701, 1.56468], 'k')
  plot([8.46267,7.55287] ,[2.14701, 1.04834], 'k')
  plot([8.46267,9.52717] ,[2.14701, 3.09722], 'k')
  plot([8.46267,8.64644] ,[2.14701, 0.662023], 'k')
  plot([8.46267,8.74282] ,[2.14701, 0.590464], 'k')
  plot([2.34249,2.35379] ,[0.21473, 0.0765002], 'k')
  plot([2.34249,2.88452] ,[0.21473, 0.0889821], 'k')
  plot([2.34249,3.21475] ,[0.21473, 0.349628], 'k')
  plot([2.34249,1.17277] ,[0.21473, 0.673178], 'k')
  plot([2.34249,2.32474] ,[0.21473, 1.90852], 'k')
  plot([2.34249,3.89903] ,[0.21473, 1.07677], 'k')
  plot([2.34249,0.47781] ,[0.21473, 0.558373], 'k')
  plot([2.34249,4.27207] ,[0.21473, 0.621371], 'k')
  plot([2.34249,0.327304] ,[0.21473, 1.00281], 'k')
  plot([2.34249,0.527257] ,[0.21473, 1.60358], 'k')
  plot([8.96771,8.73982] ,[0.277739, 0.0899555], 'k')
  plot([8.96771,8.74282] ,[0.277739, 0.590464], 'k')
  plot([8.96771,8.64644] ,[0.277739, 0.662023], 'k')
  plot([8.96771,9.46928] ,[0.277739, 0.252597], 'k')
  plot([8.96771,9.72512] ,[0.277739, 0.169516], 'k')
  plot([8.96771,8.07941] ,[0.277739, 0.586249], 'k')
  plot([8.96771,9.90008] ,[0.277739, 0.577144], 'k')
  plot([8.96771,9.96431] ,[0.277739, 0.120379], 'k')
  plot([8.96771,9.9227] ,[0.277739, 0.821842], 'k')
  plot([8.96771,7.55287] ,[0.277739, 1.04834], 'k')
  plot([1.28477,1.0426] ,[3.18249, 2.90737], 'k')
  plot([1.28477,1.56736] ,[3.18249, 2.69411], 'k')
  plot([1.28477,1.10751] ,[3.18249, 3.96601], 'k')
  plot([1.28477,1.21927] ,[3.18249, 2.31655], 'k')
  plot([1.28477,0.779705] ,[3.18249, 4.50634], 'k')
  plot([1.28477,0.0774889] ,[3.18249, 2.35668], 'k')
  plot([1.28477,2.32474] ,[3.18249, 1.90852], 'k')
  plot([1.28477,0.527257] ,[3.18249, 1.60358], 'k')
  plot([1.28477,0.327304] ,[3.18249, 1.00281], 'k')
  plot([1.28477,1.17277] ,[3.18249, 0.673178], 'k')
  plot([8.12108,8.07941] ,[0.952303, 0.586249], 'k')
  plot([8.12108,7.55287] ,[0.952303, 1.04834], 'k')
  plot([8.12108,8.64644] ,[0.952303, 0.662023], 'k')
  plot([8.12108,8.74282] ,[0.952303, 0.590464], 'k')
  plot([8.12108,7.4577] ,[0.952303, 1.57208], 'k')
  plot([8.12108,7.2554] ,[0.952303, 1.56468], 'k')
  plot([8.12108,8.73982] ,[0.952303, 0.0899555], 'k')
  plot([8.12108,8.02118] ,[0.952303, 2.01046], 'k')
  plot([8.12108,8.96771] ,[0.952303, 0.277739], 'k')
  plot([8.12108,8.46267] ,[0.952303, 2.14701], 'k')
  plot([8.51913,8.12108] ,[1.05272, 0.952303], 'k')
  plot([8.51913,8.64644] ,[1.05272, 0.662023], 'k')
  plot([8.51913,8.74282] ,[1.05272, 0.590464], 'k')
  plot([8.51913,8.07941] ,[1.05272, 0.586249], 'k')
  plot([8.51913,8.96771] ,[1.05272, 0.277739], 'k')
  plot([8.51913,7.55287] ,[1.05272, 1.04834], 'k')
  plot([8.51913,8.73982] ,[1.05272, 0.0899555], 'k')
  plot([8.51913,8.02118] ,[1.05272, 2.01046], 'k')
  plot([8.51913,8.46267] ,[1.05272, 2.14701], 'k')
  plot([8.51913,7.4577] ,[1.05272, 1.57208], 'k')
  plot([7.63671,8.07941] ,[0.186834, 0.586249], 'k')
  plot([7.63671,7.55287] ,[0.186834, 1.04834], 'k')
  plot([7.63671,6.76743] ,[0.186834, 0.179753], 'k')
  plot([7.63671,8.12108] ,[0.186834, 0.952303], 'k')
  plot([7.63671,6.724] ,[0.186834, 0.321983], 'k')
  plot([7.63671,8.73982] ,[0.186834, 0.0899555], 'k')
  plot([7.63671,8.64644] ,[0.186834, 0.662023], 'k')
  plot([7.63671,8.74282] ,[0.186834, 0.590464], 'k')
  plot([7.63671,6.67346] ,[0.186834, 0.874395], 'k')
  plot([7.63671,8.51913] ,[0.186834, 1.05272], 'k')
  plot([0.112388,0.368224] ,[8.90353, 8.74728], 'k')
  plot([0.112388,0.242149] ,[8.90353, 9.79897], 'k')
  plot([0.112388,0.984027] ,[8.90353, 8.53349], 'k')
  plot([0.112388,0.472292] ,[8.90353, 7.81605], 'k')
  plot([0.112388,1.25952] ,[8.90353, 8.74596], 'k')
  plot([0.112388,1.39401] ,[8.90353, 9.10511], 'k')
  plot([0.112388,1.42071] ,[8.90353, 7.93705], 'k')
  plot([0.112388,1.64572] ,[8.90353, 9.68806], 'k')
  plot([0.112388,0.516279] ,[8.90353, 7.09787], 'k')
  plot([0.112388,2.02532] ,[8.90353, 9.60004], 'k')
  plot([0.181716,0.779705] ,[4.10646, 4.50634], 'k')
  plot([0.181716,0.215118] ,[4.10646, 5.49263], 'k')
  plot([0.181716,1.28477] ,[4.10646, 3.18249], 'k')
  plot([0.181716,1.0426] ,[4.10646, 2.90737], 'k')
  plot([0.181716,0.0774889] ,[4.10646, 2.35668], 'k')
  plot([0.181716,0.0544968] ,[4.10646, 5.92782], 'k')
  plot([0.181716,1.56736] ,[4.10646, 2.69411], 'k')
  plot([0.181716,1.21927] ,[4.10646, 2.31655], 'k')
  plot([0.181716,0.344892] ,[4.10646, 6.59546], 'k')
  plot([9.50408,9.33986] ,[5.13298, 4.97642], 'k')
  plot([9.50408,9.88131] ,[5.13298, 5.24224], 'k')
  plot([9.50408,9.3387] ,[5.13298, 5.51905], 'k')
  plot([9.50408,9.91943] ,[5.13298, 5.8524], 'k')
  plot([9.50408,9.71823] ,[5.13298, 4.23845], 'k')
  plot([9.50408,9.50105] ,[5.13298, 4.1816], 'k')
  plot([9.50408,8.88418] ,[5.13298, 6.46181], 'k')
  plot([9.50408,9.52717] ,[5.13298, 3.09722], 'k')
  plot([9.50408,9.05261] ,[5.13298, 7.23147], 'k')
  plot([0.0166143,0.112388] ,[9.23734, 8.90353], 'k')
  plot([0.0166143,0.368224] ,[9.23734, 8.74728], 'k')
  plot([0.0166143,0.242149] ,[9.23734, 9.79897], 'k')
  plot([0.0166143,0.984027] ,[9.23734, 8.53349], 'k')
  plot([0.0166143,1.25952] ,[9.23734, 8.74596], 'k')
  plot([0.0166143,1.39401] ,[9.23734, 9.10511], 'k')
  plot([0.0166143,0.472292] ,[9.23734, 7.81605], 'k')
  plot([0.0166143,1.64572] ,[9.23734, 9.68806], 'k')
  plot([0.0166143,1.42071] ,[9.23734, 7.93705], 'k')
  plot([0.0166143,2.02532] ,[9.23734, 9.60004], 'k')
  plot([9.71439,8.95757] ,[9.81522, 9.80697], 'k')
  plot([9.71439,9.50372] ,[9.81522, 9.03491], 'k')
  plot([9.71439,9.63934] ,[9.81522, 8.41675], 'k')
  plot([9.71439,8.66714] ,[9.81522, 8.6109], 'k')
  plot([9.71439,9.97369] ,[9.81522, 7.8207], 'k')
  plot([9.71439,7.64919] ,[9.81522, 9.98518], 'k')
  plot([9.71439,8.90092] ,[9.81522, 7.68251], 'k')
  plot([9.71439,9.05261] ,[9.81522, 7.23147], 'k')
  plot([6.86611,6.88098] ,[8.78212, 8.68153], 'k')
  plot([6.86611,6.7727] ,[8.78212, 8.84461], 'k')
  plot([6.86611,6.74299] ,[8.78212, 9.47663], 'k')
  plot([6.86611,7.6003] ,[8.78212, 8.16523], 'k')
  plot([6.86611,6.19026] ,[8.78212, 9.74787], 'k')
  plot([6.86611,7.64919] ,[8.78212, 9.98518], 'k')
  plot([6.86611,8.66714] ,[8.78212, 8.6109], 'k')
  plot([6.86611,4.89732] ,[8.78212, 9.18943], 'k')
  plot([6.86611,4.92174] ,[8.78212, 9.67201], 'k')
  plot([1.07522,1.17277] ,[1.19955, 0.673178], 'k')
  plot([1.07522,0.527257] ,[1.19955, 1.60358], 'k')
  plot([1.07522,0.327304] ,[1.19955, 1.00281], 'k')
  plot([1.07522,0.47781] ,[1.19955, 0.558373], 'k')
  plot([1.07522,0.0767973] ,[1.19955, 0.731627], 'k')
  plot([1.07522,1.21927] ,[1.19955, 2.31655], 'k')
  plot([1.07522,0.0774889] ,[1.19955, 2.35668], 'k')
  plot([1.07522,1.56736] ,[1.19955, 2.69411], 'k')
  plot([1.07522,2.34249] ,[1.19955, 0.21473], 'k')
end
plot([1, 1.07522], [1, 1.19955], 'r', 'LineWidth', 2)
plot([1.07522, 1], [1.19955, 1], 'r', 'LineWidth', 2)
text(1, 1,'S','FontSize',12)
text(1, 1,'G','FontSize',12)
hold off
title('Number of nodes is 100 and K (number of edge attempts) is 10')
axis equal
